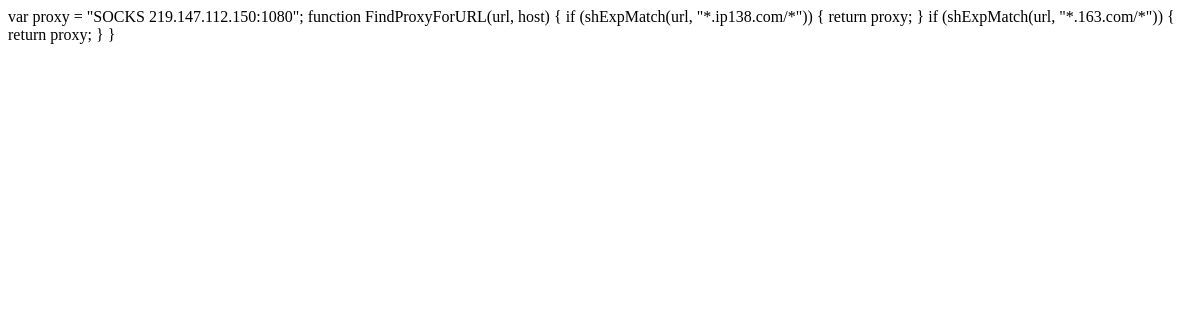
The page /pac1 on the database as committed earlier.
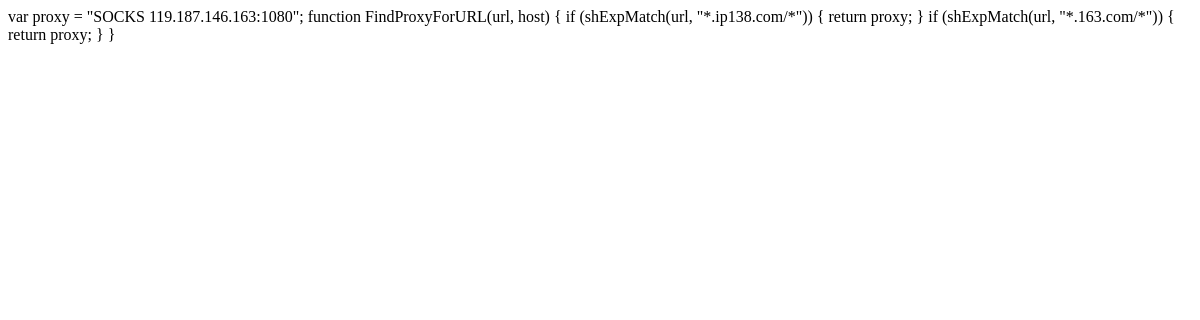
The same page on the database as committed later.
### tables this page shows
CREATE TABLE proxy (
            id        INTEGER   PRIMARY KEY AUTOINCREMENT,
            author_id INTEGER   NOT NULL,
            created   TIMESTAMP,
            updated   TIMESTAMP,
            delay     TEXT,
            ip        TEXT      NOT NULL
                                UNIQUE,
            port      TEXT      NOT NULL,
            FOREIGN KEY (
                author_id
            )
            REFERENCES user (id));

### flaskr/blog.py (the view)
@bp.route('/pac<int:id>')
def pac(id):
    db = get_db()
    records = db.execute(
        'SELECT ip, port, delay, updated, author_id, username'
        ' FROM proxy p JOIN user u ON p.author_id = u.id'
        ' WHERE updated =(SELECT MAX(updated) FROM proxy)'
        ' ORDER BY delay ASC'
    ).fetchall()
    record = records[id]
    return render_template('pac.html', records=record)

### flaskr/auth.py (called while the page is built)
@bp.before_app_request
def load_logged_in_user():
    user_id = session.get('user_id')
    if user_id is None:
        g.user = None
    else:
        g.user = get_db().execute(
            'SELECT * FROM user WHERE id = ?', (user_id,)
        ).fetchone()

### flaskr/db.py (called while the page is built)
def get_db():
    if 'db' not in g:
        g.db = sqlite3.connect(
            current_app.config['DATABASE'],
            detect_types=sqlite3.PARSE_DECLTYPES
        )
        g.db.row_factory = sqlite3.Row
    return g.db

### flaskr/templates/pac.html
var proxy = "SOCKS {{ records['ip'] }}:{{ records['port'] }}";
function FindProxyForURL(url, host) {
  if (shExpMatch(url, "*.ip138.com/*")) {
    return proxy;
  }
  if (shExpMatch(url, "*.163.com/*")) {
    return proxy;
  }
}

Rows that differ between the two databases and show on the page:
removed proxy: ip "219.147.112.150", port "1080"
added proxy: ip "119.187.146.163", port "1080"
